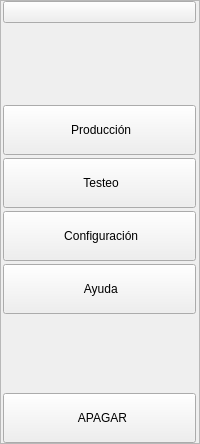
        <widget class="QFrame" name="frame_menucontroles">
         <property name="minimumSize">
          <size>
           <width>200</width>
           <height>0</height>
          </size>
         </property>
         <property name="maximumSize">
          <size>
           <width>200</width>
           <height>16777215</height>
          </size>
         </property>
         <property name="frameShape">
          <enum>QFrame::Shape::StyledPanel</enum>
         </property>
         <property name="frameShadow">
          <enum>QFrame::Shadow::Raised</enum>
         </property>
         <layout class="QVBoxLayout" name="verticalLayout_7">
          <property name="spacing">
           <number>3</number>
          </property>
          <property name="leftMargin">
           <number>2</number>
          </property>
          <property name="topMargin">
           <number>0</number>
          </property>
          <property name="rightMargin">
           <number>3</number>
          </property>
          <property name="bottomMargin">
           <number>0</number>
          </property>
          <item>
           <widget class="QPushButton" name="PB_logo2">
            <property name="maximumSize">
             <size>
              <width>16777215</width>
              <height>150</height>
             </size>
            </property>
            <property name="text">
             <string/>
            </property>
            <property name="icon">
             <iconset>
              <normaloff>Iconos/LoogoBlanco.png</normaloff>Iconos/LoogoBlanco.png</iconset>
            </property>
            <property name="iconSize">
             <size>
              <width>180</width>
              <height>180</height>
             </size>
            </property>
           </widget>
          </item>
          <item>
           <spacer name="verticalSpacer_6">
            <property name="orientation">
             <enum>Qt::Orientation::Vertical</enum>
            </property>
            <property name="sizeHint" stdset="0">
             <size>
              <width>20</width>
              <height>79</height>
             </size>
            </property>
           </spacer>
          </item>
          <item>
           <widget class="QPushButton" name="PB_produc">
            <property name="minimumSize">
             <size>
              <width>0</width>
              <height>50</height>
             </size>
            </property>
            <property name="cursor">
             <cursorShape>PointingHandCursor</cursorShape>
            </property>
            <property name="text">
             <string> Producción</string>
            </property>
            <property name="icon">
             <iconset>
              <normaloff>Iconos/Home.png</normaloff>Iconos/Home.png</iconset>
            </property>
           </widget>
          </item>
          <item>
           <widget class="QPushButton" name="PB_test">
            <property name="minimumSize">
             <size>
              <width>0</width>
              <height>50</height>
             </size>
            </property>
            <property name="cursor">
             <cursorShape>PointingHandCursor</cursorShape>
            </property>
            <property name="text">
             <string> Testeo</string>
            </property>
            <property name="icon">
             <iconset>
              <normaloff>Iconos/Test.png</normaloff>Iconos/Test.png</iconset>
            </property>
           </widget>
          </item>
          <item>
           <widget class="QPushButton" name="PB_config">
            <property name="minimumSize">
             <size>
              <width>0</width>
              <height>50</height>
             </size>
            </property>
            <property name="cursor">
             <cursorShape>PointingHandCursor</cursorShape>
            </property>
            <property name="text">
             <string> Configuración</string>
            </property>
            <property name="icon">
             <iconset>
              <normaloff>Iconos/Config.png</normaloff>Iconos/Config.png</iconset>
            </property>
           </widget>
          </item>
          <item>
           <widget class="QPushButton" name="PB_ayuda">
            <property name="minimumSize">
             <size>
              <width>0</width>
              <height>50</height>
             </size>
            </property>
            <property name="cursor">
             <cursorShape>PointingHandCursor</cursorShape>
            </property>
            <property name="text">
             <string> Ayuda</string>
            </property>
            <property name="icon">
             <iconset>
              <normaloff>Iconos/Ayuda.png</normaloff>Iconos/Ayuda.png</iconset>
            </property>
           </widget>
          </item>
          <item>
           <spacer name="verticalSpacer_5">
            <property name="orientation">
             <enum>Qt::Orientation::Vertical</enum>
            </property>
            <property name="sizeHint" stdset="0">
             <size>
              <width>20</width>
              <height>76</height>
             </size>
            </property>
           </spacer>
          </item>
          <item>
           <widget class="QPushButton" name="PB_apagar">
            <property name="minimumSize">
             <size>
              <width>0</width>
              <height>50</height>
             </size>
            </property>
            <property name="cursor">
             <cursorShape>PointingHandCursor</cursorShape>
            </property>
            <property name="styleSheet">
             <string notr="true"/>
            </property>
            <property name="text">
             <string>  APAGAR</string>
            </property>
            <property name="icon">
             <iconset>
              <normaloff>Iconos/1x/Apagar_3.png</normaloff>Iconos/1x/Apagar_3.png</iconset>
            </property>
            <property name="iconSize">
             <size>
              <width>120</width>
              <height>30</height>
             </size>
            </property>
           </widget>
          </item>
         </layout>
        </widget>
